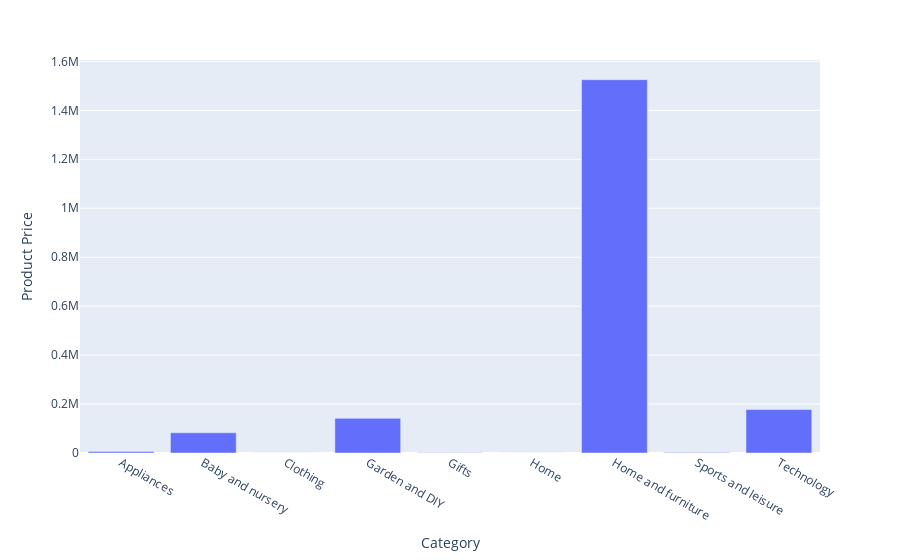

Source (notebook cell):
### Code cell
# Análise de categoria pelo preço dos produtos
df_groupCatProd = df.groupby(['Category'])['Product Price'].sum().reset_index()
fig = px.bar(df_groupCatProd,x ='Category', y ='Product Price')
fig.show()

### Figure 1 — Plotly figure (JSON) as saved in the notebook; plotly's stock layout.template omitted (floating-point values rounded to 4 significant figures)
{"data": [{"alignmentgroup": "True", "hovertemplate": "Category=%{x}<br>Product Price=%{y}<extra></extra>", "legendgroup": "", "marker": {"color": "#636efa", "pattern": {"shape": ""}}, "name": "", "offsetgroup": "", "orientation": "v", "showlegend": false, "textposition": "auto", "type": "bar", "x": ["Appliances", "Baby and nursery", "Clothing", "Garden and DIY", "Gifts", "Home", "Home and furniture", "Sports and leisure", "Technology"], "xaxis": "x", "y": [5739, 82640.0, 130, 141500.0, 1527, 507, 1525000.0, 1791.0, 177600.0], "yaxis": "y"}], "layout": {"barmode": "relative", "legend": {"tracegroupgap": 0}, "margin": {"t": 60}, "xaxis": {"anchor": "y", "domain": [0, 1], "title": {"text": "Category"}}, "yaxis": {"anchor": "x", "domain": [0, 1], "title": {"text": "Product Price"}}}}
